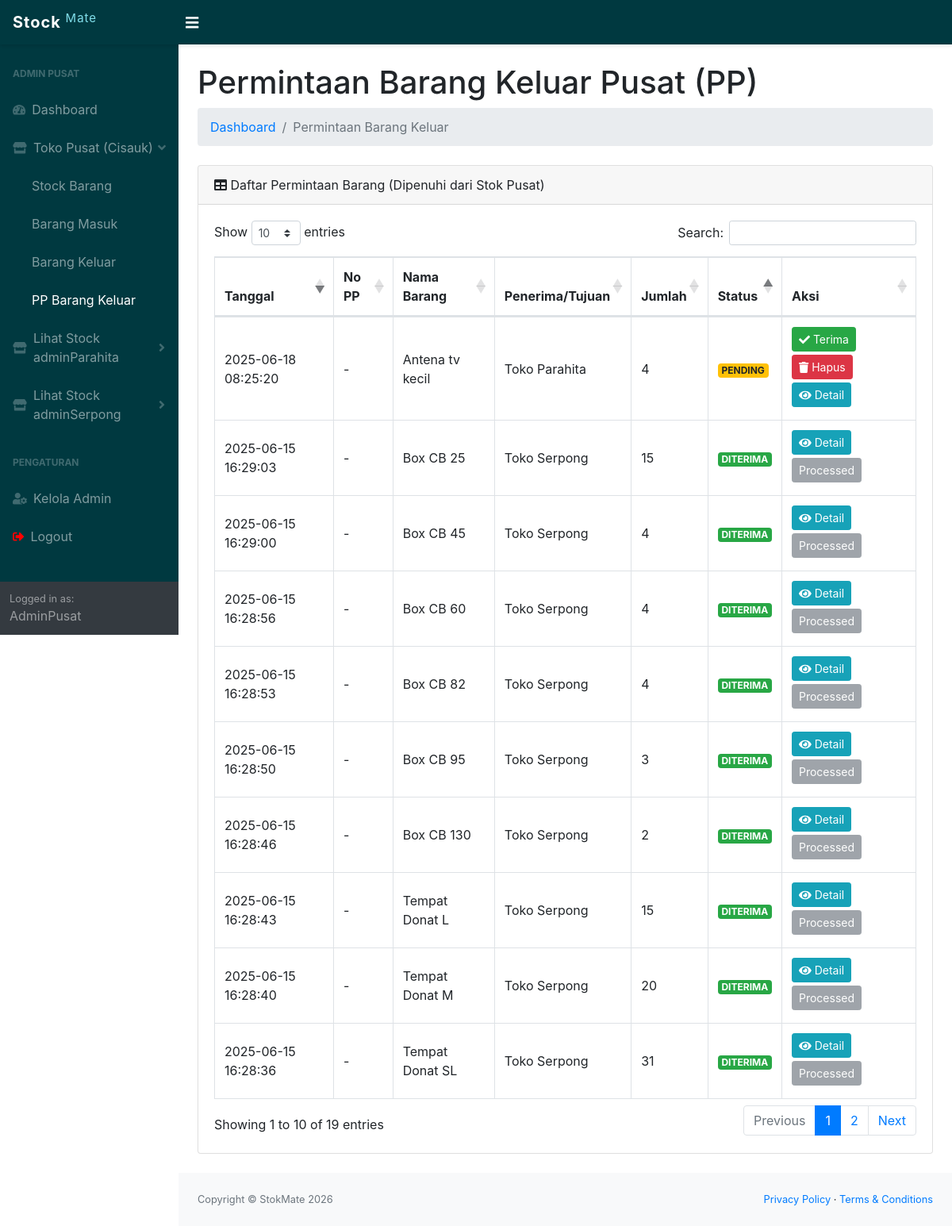
The page /admin/pp.php (signed in) on the database its author committed.
### tables this page shows
CREATE TABLE `pp` (
  `idpp` int(11) NOT NULL,
  `idbarang` int(11) NOT NULL,
  `nopp` varchar(244) DEFAULT NULL,
  `tanggal` timestamp NULL DEFAULT current_timestamp() ON UPDATE current_timestamp(),
  `keterangan` text DEFAULT NULL,
  `qty` bigint(20) DEFAULT NULL,
  `status` varchar(50) DEFAULT 'PENDING',
  `penerima` varchar(244) DEFAULT NULL
);

CREATE TABLE `pusatstock` (
  `idbarang` int(11) NOT NULL,
  `namabarang` varchar(50) NOT NULL,
  `deskripsi` varchar(50) NOT NULL,
  `stock` int(11) NOT NULL DEFAULT 0,
  `image` varchar(99) DEFAULT NULL
);

### admin/pp.php (the view, shortened to what this page needs)
<!DOCTYPE html>
<html lang="en">
    <head>
        <link href="../css/styles.css" rel="stylesheet" />
        <link href="https://cdn.datatables.net/1.10.20/css/dataTables.bootstrap4.min.css" rel="stylesheet" />
    </head>
    <body class="sb-nav-fixed">
            <nav class="sb-topnav navbar navbar-expand navbar-dark" style="background-color: #003940; box-shadow: 0 2px 4px rgba(0,0,0,0.1);">
                <a class="navbar-brand" href="index.php" style="font-weight: bold; letter-spacing: 1px;">
                    Stock <sup style="color: #80DEEA; font-weight: normal;">Mate</sup>
                </a>
                <button class="btn btn-link btn-sm order-1 order-lg-0" id="sidebarToggle" href="#" style="color: #ffffff; transition: transform 0.3s ease;">
                    <i class="fas fa-bars fa-lg"></i>
                </button>
            </nav>
        <div id="layoutSidenav">
            <?php require '_sidebar.php';  ?>
            <div id="layoutSidenav_content">
                <main>
                    <div class="container-fluid px-4">
                        <h1 class="mt-4">Permintaan Barang Keluar Pusat (PP)</h1>
                         <ol class="breadcrumb mb-4">
                            <li class="breadcrumb-item"><a href="index.php">Dashboard</a></li>
                            <li class="breadcrumb-item active">Permintaan Barang Keluar</li>
                        </ol>
                        <div class="card mb-4">
                            <div class="card-header">
                                <i class="fas fa-table me-1"></i>
                                Daftar Permintaan Barang (Dipenuhi dari Stok Pusat)
                                 </div>
                            <div class="card-body">
                             <div class="table-responsive">
                                <table class="table table-bordered table-hover" id="dataTable" width="100%" cellspacing="0">
                                    <thead>
                                    <tr>
                                        <th>Tanggal</th>
                                        <th>No PP</th>
                                        <th>Nama Barang</th>
                                        <th>Penerima/Tujuan</th>
                                        <th>Jumlah</th>
                                        <th>Status</th>
                                        <th>Aksi</th>
                                    </tr>
                                    </thead>
                                    <tbody>
                                       <?php
                                        $ambilsemuadatastock = mysqli_query($conn, "SELECT pp.*, ps.namabarang
                                                                                    FROM pp
                                                                                    JOIN pusatstock ps ON pp.idbarang = ps.idbarang
                                                                                    ORDER BY pp.tanggal DESC, pp.status ASC");
                                        if(!$ambilsemuadatastock) {
                                            echo "<tr><td colspan='7' class='text-center text-danger'>Error mengambil data permintaan: ".mysqli_error($conn)."</td></tr>";
                                        } else {
                                            if(mysqli_num_rows($ambilsemuadatastock) > 0) {
                                                while($data=mysqli_fetch_array($ambilsemuadatastock)){
                                                    $idpp = $data['idpp'];
                                                    $tanggal = $data['tanggal'];
                                                    $namabarang = htmlspecialchars($data['namabarang']);
                                                    $qty = intval($data['qty']);
                                                    $penerima = htmlspecialchars($data['penerima']);
                                                    $nopp = htmlspecialchars($data['nopp']);
                                                    $status = $data['status'];
                                        ?>
                                        <tr>
                                            <td><?=$tanggal;?></td>
                                            <td><?=$nopp ? $nopp : '-';?></td>
                                            <td><?=$namabarang;?></td>
                                            <td><?=$penerima;?></td>
                                            <td><?=$qty;?></td>
                                            <td>
                                                <?php if($status == "PENDING" ): ?>
                                                    <span class="badge badge-warning">PENDING</span>
                                                <?php elseif ($status == "DITERIMA" ): ?>
                                                    <span class="badge badge-success">DITERIMA</span>
                                                <?php else: ?>
                                                    <span class="badge badge-secondary"><?=htmlspecialchars(strtoupper($status));?></span>
                                                <?php endif; ?>
                                            </td>
                                            <td>
                                                <?php if($status == "PENDING" ): ?>
                                                    <button type="button" class="btn btn-success btn-sm mb-1" data-toggle="modal" data-target="#terima<?=$idpp;?>" title="Terima Permintaan">
                                                        <i class="fas fa-check"></i> Terima
                                                    </button>
                                                    <button type="button" class="btn btn-danger btn-sm mb-1" data-toggle="modal" data-target="#hapus<?=$idpp;?>" title="Hapus Permintaan">
                                                        <i class="fas fa-trash"></i> Hapus
                                                    </button>
                                                <?php endif; ?>
                                                <button type="button" class="btn btn-info btn-sm mb-1" data-toggle="modal" data-target="#detail<?=$idpp;?>" title="Lihat Detail">
                                                    <i class="fas fa-eye"></i> Detail
                                                </button>
                                                <?php if($status != "PENDING" ): ?>
                                                    <button type="button" class="btn btn-secondary btn-sm mb-1" disabled>
                                                        Processed
                                                    </button>
                                                <?php endif; ?>
                                             </td>
                                        </tr>
                                          <?php
                                                }
                                            } else {
                                                 echo "<tr><td colspan='7' class='text-center'>Belum ada permintaan barang.</td></tr>";
                                            }
                                        }
                                        ?>
                                    </tbody>
                                    </table>
                                </div>
                            </div>
                        </div>
                    </div>
                </main>
                 <footer class="py-4 bg-light mt-auto">
                     <div class="container-fluid px-4">
                        <div class="d-flex align-items-center justify-content-between small">
                             <div class="text-muted">Copyright &copy; StokMate <?php echo date("Y"); ?></div> <div>
                                <a href="#">Privacy Policy</a>
                                &middot;
                                <a href="#">Terms &amp; Conditions</a>
                            </div>
                        </div>
                    </div>
                </footer>
            </div>
        </div>
    </body>
</html>

### admin/pp.php (style rules this page uses)
.badge-warning { color: #212529 !important; }
td { vertical-align: middle !important; }
.table-responsive { overflow-x: visible; }

### rows shown on the page
pp: tanggal "2025-06-18 08:25:20", idbarang.namabarang "Antena tv kecil", penerima "Toko Parahita", qty "4", status "PENDING"
pp: tanggal "2025-06-15 16:29:03", idbarang.namabarang "Box CB 25", penerima "Toko Serpong", qty "15", status "DITERIMA"
pp: tanggal "2025-06-15 16:29:00", idbarang.namabarang "Box CB 45", penerima "Toko Serpong", qty "4", status "DITERIMA"
pp: tanggal "2025-06-15 16:28:56", idbarang.namabarang "Box CB 60", penerima "Toko Serpong", qty "4", status "DITERIMA"
pp: tanggal "2025-06-15 16:28:53", idbarang.namabarang "Box CB 82", penerima "Toko Serpong", qty "4", status "DITERIMA"
pp: tanggal "2025-06-15 16:28:50", idbarang.namabarang "Box CB 95", penerima "Toko Serpong", qty "3", status "DITERIMA"
pp: tanggal "2025-06-15 16:28:46", idbarang.namabarang "Box CB 130", penerima "Toko Serpong", qty "2", status "DITERIMA"
pp: tanggal "2025-06-15 16:28:43", idbarang.namabarang "Tempat Donat L", penerima "Toko Serpong", qty "15", status "DITERIMA"
pp: tanggal "2025-06-15 16:28:40", idbarang.namabarang "Tempat Donat M", penerima "Toko Serpong", qty "20", status "DITERIMA"
pp: tanggal "2025-06-15 16:28:36", idbarang.namabarang "Tempat Donat SL", penerima "Toko Serpong", qty "31", status "DITERIMA"

### other values the page prints
$_SESSION['roles'] "AdminPusat"
